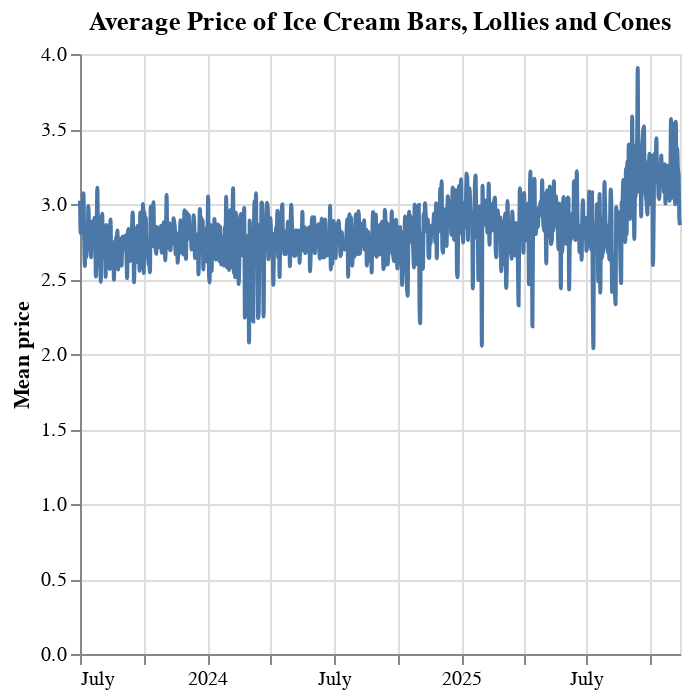

Write notebook code for a chart like this one.
### Markdown cell above
</br></br></br></br>

# Ice Creams Chart

Let's chart all frozen fruit prices over time

### Code cell
ice_cream_df = df.query("description == 'ICE CREAM BARS, LOLLIES AND CONES'")

# This gives us a df with every price observation for frozen fruit products
# But we want the mean price over time

ice_cream_avg_df = ice_cream_df.groupby(['date']).agg({'price': 'mean'}).reset_index()


alt.Chart(ice_cream_avg_df).mark_line(
    interpolate='monotone',
).encode(
    x=alt.X('date:T', title=''),
    y=alt.Y('price:Q', title='Mean price'),
).properties(
    title='Average Price of Ice Cream Bars, Lollies and Cones',
)

### Figure 1 — Vega-Lite specification as saved in the notebook (floating-point values rounded to 4 significant figures; data arrays with more than 128 entries replaced by an {"elided": "..."} marker saying what was removed)
{"config": {"view": {"continuousWidth": 300, "continuousHeight": 300}}, "data": {"name": "data-03f009c3f4ce90d105da1e42e58c0bae"}, "mark": {"type": "line", "interpolate": "monotone"}, "encoding": {"x": {"field": "date", "title": "", "type": "temporal"}, "y": {"field": "price", "title": "Mean price", "type": "quantitative"}}, "title": "Average Price of Ice Cream Bars, Lollies and Cones", "$schema": "https://vega.github.io/schema/vega-lite/v5.20.1.json", "datasets": {"data-03f009c3f4ce90d105da1e42e58c0bae": {"elided": "861 records"}}}
